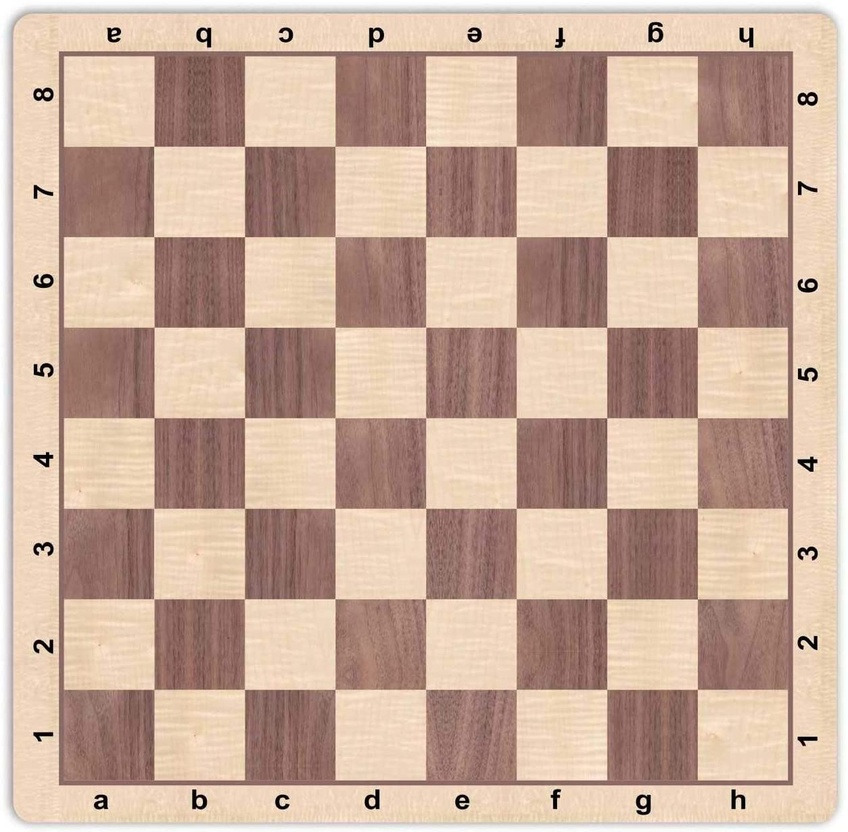
#> input picture OpenCV/3_Image Processing/chess.jpg, 848 x 832 px, shrunk from 1254 x 1231 before the run
$ python otsus_binarization.py
#> lines starting #> are read from the running program, lines starting #| are printed output that depends on the picture; after the words box and inside, x2 and y2 are one past the last pixel; in counts of white or black regions, pixels touching at a corner belong together
# consider bimodal image (histogram has two peaks)
    # can approx. take value in the middle of the peaks as threshold
# Otsu binarization automatically calculates a thresold from histogram
    # not accurate for images that are not bimodal
# pass threshold value as 0
# if finds optimal threshold value, returns as retVal
    # else, retVal = passed threshold value

import cv2
import numpy as np
import matplotlib.pyplot as plt

img = cv2.imread('chess.jpg', 0)
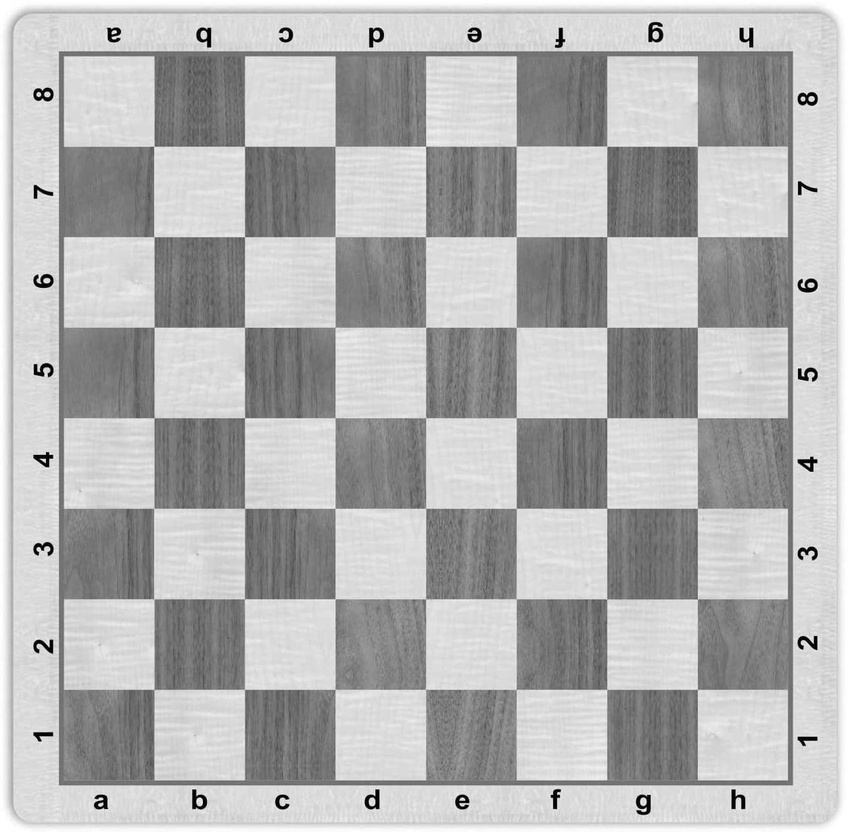
#> img: shape (832, 848); min 0, max 255, mean 178.7

# global thresholding
ret1, th1 = cv2.threshold(img, 127, 255, cv2.THRESH_BINARY)
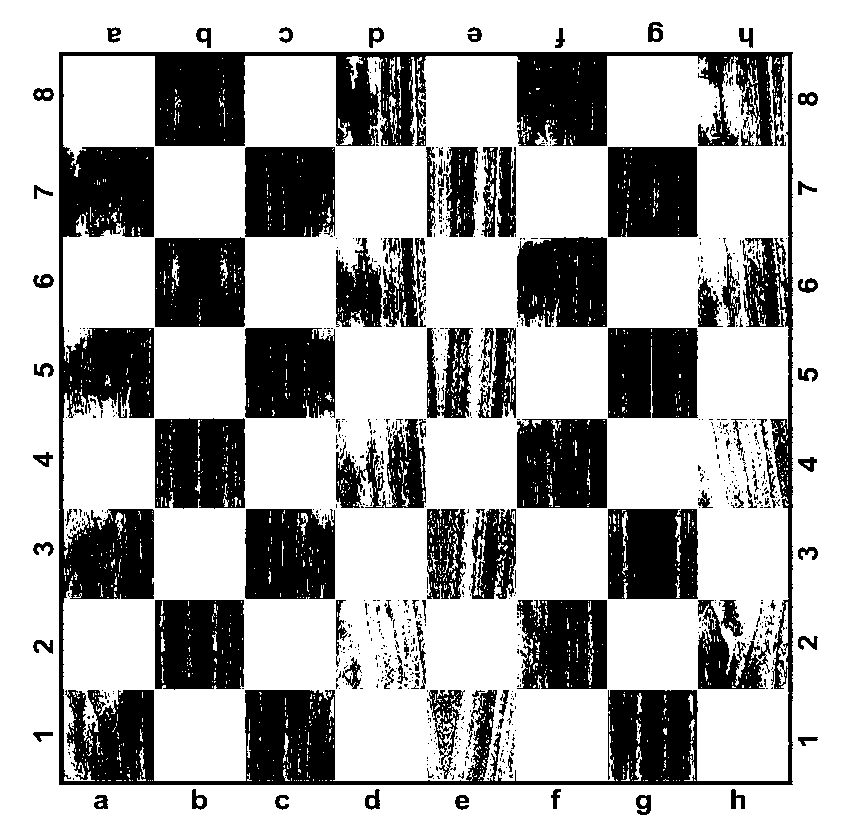
#> th1: shape (832, 848); 69.5% white; 834 black regions (715 under 20 px), largest, box (x1, y1, x2, y2) and area: (59, 52, 793, 785) 84829, (608, 147, 698, 237) 7847, (608, 328, 698, 418) 7825

# Otsu's thresholding
ret2, th2 = cv2.threshold(img, 0, 255, cv2.THRESH_BINARY + cv2.THRESH_OTSU)
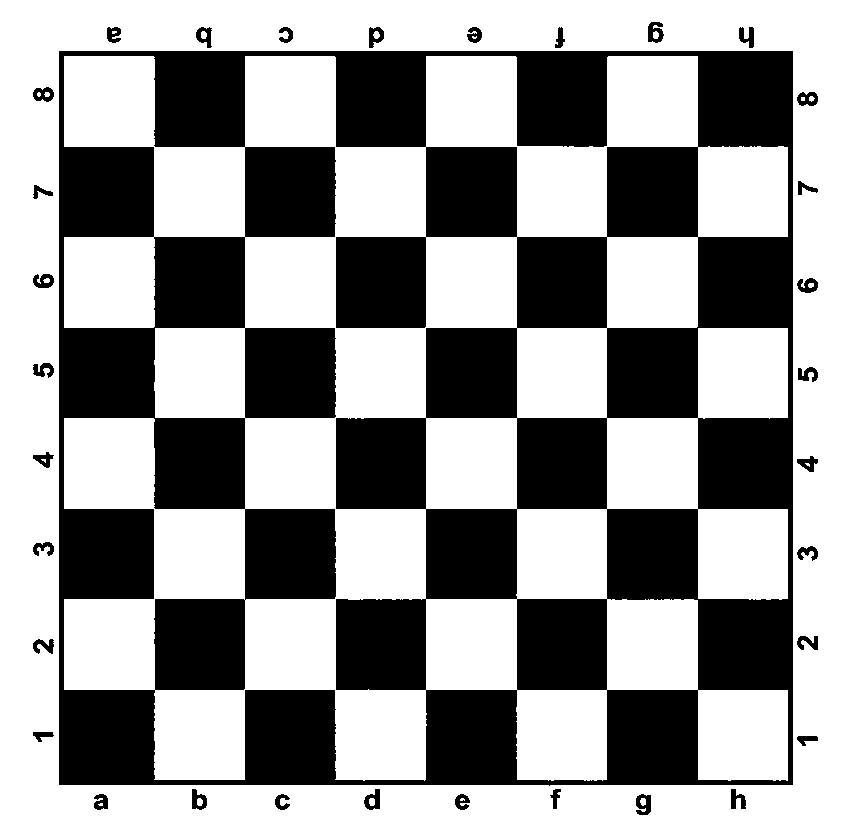
#> th2: shape (832, 848); 60.1% white; 33 black regions, largest, box (x1, y1, x2, y2) and area: (59, 51, 793, 786) 276137, (648, 22, 664, 43) 225, (636, 794, 651, 815) 222
#> ret2 = 168

# Otsu's thresholding after Gaussian filtering
blur = cv2.GaussianBlur(img, (5, 5), 0)
ret3, th3 = cv2.threshold(blur, 0, 255, cv2.THRESH_BINARY + cv2.THRESH_OTSU)
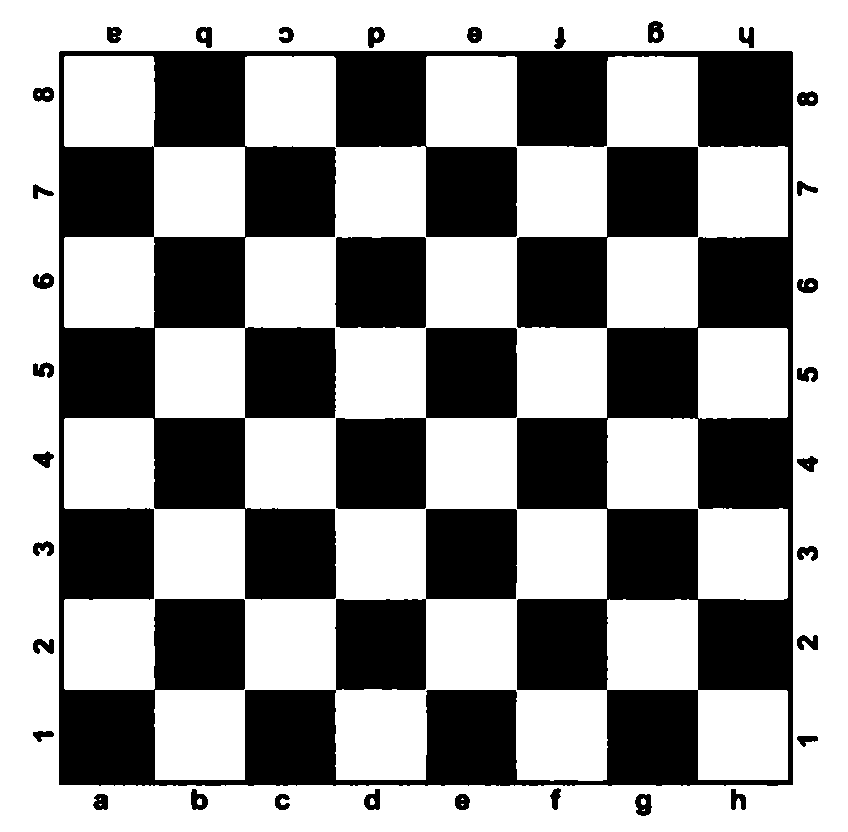
#> th3: shape (832, 848); 59.9% white; 35 black regions, largest, box (x1, y1, x2, y2) and area: (59, 51, 793, 786) 251908, (336, 328, 517, 509) 16324, (335, 237, 426, 328) 8160
#> ret3 = 169

# plot images and histograms
images = [img, 0, th1,
          img, 0, th2,
          blur, 0, th3]
titles = ['Original noisy image', 'histogram', 'global thresholding (v = 127)',
          'Original noisy image', 'historgram', "Otsu's thresholding",
          'Gaussian filtered image', 'histogram', "Otsu's thresholding"]

for i in range(3):
    plt.subplot(3, 3, i*3+1), plt.imshow(images[i*3], 'gray')
    plt.title(titles[i*3]), plt.xticks([]), plt.yticks([])
    plt.subplot(3, 3, i*3+2), plt.hist(images[i*3].ravel(), 256)
    plt.title(titles[i*3]), plt.xticks([]), plt.yticks([])
    plt.subplot(3, 3, i*3+3), plt.imshow(images[i*3+2], 'gray')
    plt.title(titles[i*3]), plt.xticks([]), plt.yticks([])
plt.show()
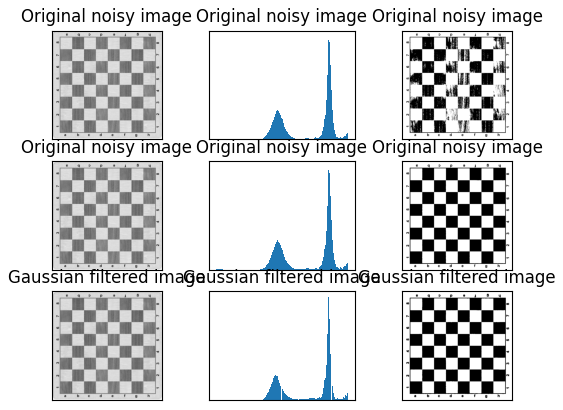
#> figure drawn by matplotlib, 9 panels
